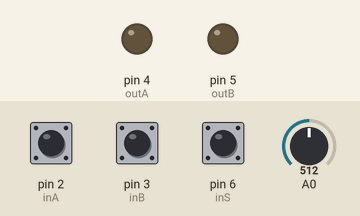
Bench run of a sketch on a simulated Arduino Uno, built with avr-gcc and run on an emulated ATmega328P. On the bench: output pins drawn as LEDs (lit = HIGH). Dashed ring = blinking. The test bench sets the inputs (shaded band); at power-on: pin 2 (inA) HIGH, pin 3 (inB) HIGH, pin 6 (inS) HIGH, A0 = 512.

Above: at 1.2 s.
1.3 s: pin 2 (inA) pulled LOW for 0.15 s
At 1.46 s:
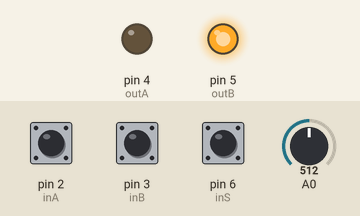
3.0 s: pin 3 (inB) pulled LOW for 1 s
At 3.32 s:
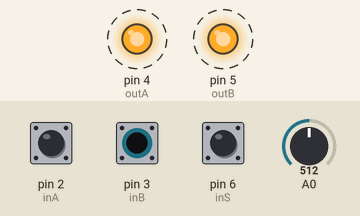
6.0 s: pin 3 (inB) pulled LOW for 3.2 s
At 10.1 s:
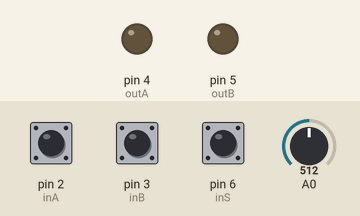
10.7 s: pin 2 (inA) pulled LOW for 3.2 s
At 11.02 s:
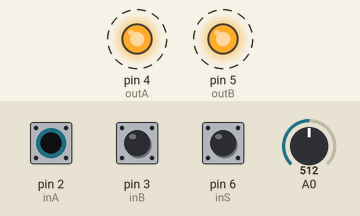
Timing chart, 0 to 15.6 s (numbered marks = the images above; inputs shaded):
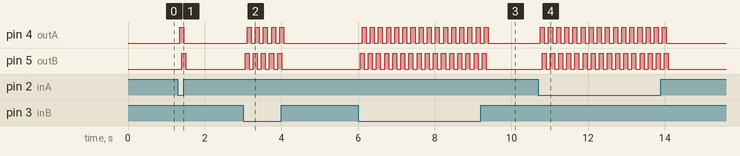

The sketch:

emu_encoder.ino
```cpp
const int inA = 2;     // button +
const int inB = 3;      // button -
const int inS = 6;      // STEP MODE ON/OFF


int outA = 4 ;
int outB = 5 ;
int stepOFF = 0;
int forward_loop = 0;
int back_loop = 0;
int analog_value = 0;
int speed_value = 0;

//Change it. Frequency range in ms.
int freq_max_ms = 100;
int freq_min_ms = 10;
//=================================


int freq_ms = 0;


volatile char stat_step = 0;
volatile char stat_loop = 0;
volatile char loopON = 0;
volatile char step_forward = 0;
volatile char step_back = 0;


void setup() {

  pinMode(outA, OUTPUT);
  pinMode(outB, OUTPUT);
  pinMode(inA, INPUT_PULLUP);
  pinMode(inB, INPUT_PULLUP);
  attachInterrupt(0, forward, FALLING);
  attachInterrupt(1, back, FALLING);

}

void forward() {
  static unsigned long last_interrupt_time = 0;
  unsigned long interrupt_time = millis();
  // If interrupts come faster than 100ms, assume it's a bounce and ignore
  if (interrupt_time - last_interrupt_time > 100)
  {
    step_back = 0;
     step_forward = 1;
  }
  last_interrupt_time = interrupt_time;
}

void back() {
  static unsigned long last_interrupt_time = 0;
  unsigned long interrupt_time = millis();
  // If interrupts come faster than 100ms, assume it's a bounce and ignore
  if (interrupt_time - last_interrupt_time > 100)
  {
    step_forward = 0;
    step_back = 1;
  }
  last_interrupt_time = interrupt_time;
}

void loop() {

  analog_value = analogRead(A0);
  freq_ms = freq_max_ms - int((((freq_max_ms - freq_min_ms / 2) / 1024.0) * analog_value));


  stepOFF = digitalRead(inS);


  if (!stepOFF) {
    if (loopON) {
      step_forward=0;
      step_back=0;
      loopON = 0;
    }


    if (step_forward){

      digitalWrite(outA, LOW);
      digitalWrite(outB, LOW);
      delay(freq_ms);

      digitalWrite(outA, HIGH);
      digitalWrite(outB, LOW);
      delay(freq_ms);

      digitalWrite(outA, HIGH);
      digitalWrite(outB, HIGH);
      delay(freq_ms);

      digitalWrite(outA, LOW);
      digitalWrite(outB, HIGH);
      delay(freq_ms);

      digitalWrite(outA, LOW);
      digitalWrite(outB, LOW);
      step_forward = 0;

    }
     if (step_back){

      digitalWrite(outA, LOW);
      digitalWrite(outB, LOW);
      delay(freq_ms);

      digitalWrite(outA, LOW);
      digitalWrite(outB, HIGH);
      delay(freq_ms);

      digitalWrite(outA, HIGH);
      digitalWrite(outB, HIGH);
      delay(freq_ms);

      digitalWrite(outA, HIGH);
      digitalWrite(outB, LOW);
      delay(freq_ms);

      digitalWrite(outA, LOW);
      digitalWrite(outB, LOW);
      step_back = 0;

    }


  }
  else {
    loopON = 1;
    stat_step == 0;
    forward_loop = digitalRead(inA);
    back_loop = digitalRead(inB);
    stepOFF = digitalRead(inS);
    if (!forward_loop) {


      digitalWrite(outA, LOW);
      digitalWrite(outB, LOW);
      stat_step = 1;
      delay(freq_ms);

      digitalWrite(outA, HIGH);
      digitalWrite(outB, LOW);
      stat_step = 2;
      delay(freq_ms);

      digitalWrite(outA, HIGH);
      digitalWrite(outB, HIGH);
      stat_step = 3;
      delay(freq_ms);

      digitalWrite(outA, LOW);
      digitalWrite(outB, HIGH);
      stat_step = 0;
      delay(freq_ms);

    } else {
      digitalWrite(outA, LOW);
      digitalWrite(outB, LOW);
    }

    if (!back_loop) {


      digitalWrite(outA, LOW);
      digitalWrite(outB, LOW);
      stat_step = 1;
      delay(freq_ms);

      digitalWrite(outA, LOW);
      digitalWrite(outB, HIGH);
      stat_step = 2;
      delay(freq_ms);

      digitalWrite(outA, HIGH);
      digitalWrite(outB, HIGH);
      stat_step = 3;
      delay(freq_ms);

      digitalWrite(outA, HIGH);
      digitalWrite(outB, LOW);
      stat_step = 0;
      delay(freq_ms);

    } else {
      digitalWrite(outA, LOW);
      digitalWrite(outB, LOW);
    }


  }
}
```

Measured:
- after the input at 1.3 s, pin 4 (outA): LOW → HIGH after 0.05 s, → LOW 0.11 s later; pin 5 (outB): LOW → HIGH after 0.11 s, → LOW 0.11 s later
- after the input at 3.0 s, pin 4 (outA): alternates HIGH for 0.11 s and LOW for 0.11 s, 10 changes in all, then stays LOW, starting after 0.11 s; pin 5 (outB): alternates HIGH for 0.11 s and LOW for 0.11 s, 10 changes in all, then stays LOW, starting after 0.05 s
- after the input at 6.0 s, pin 4 (outA): alternates HIGH for 0.11 s and LOW for 0.11 s, 32 changes in all, then stays LOW, starting after 0.11 s; pin 5 (outB): alternates HIGH for 0.11 s and LOW for 0.11 s, 32 changes in all, then stays LOW, starting after 0.05 s
- after the input at 10.7 s, pin 4 (outA): alternates HIGH for 0.11 s and LOW for 0.11 s, 32 changes in all, then stays LOW, starting after 0.05 s; pin 5 (outB): alternates HIGH for 0.11 s and LOW for 0.11 s, 32 changes in all, then stays LOW, starting after 0.11 s
